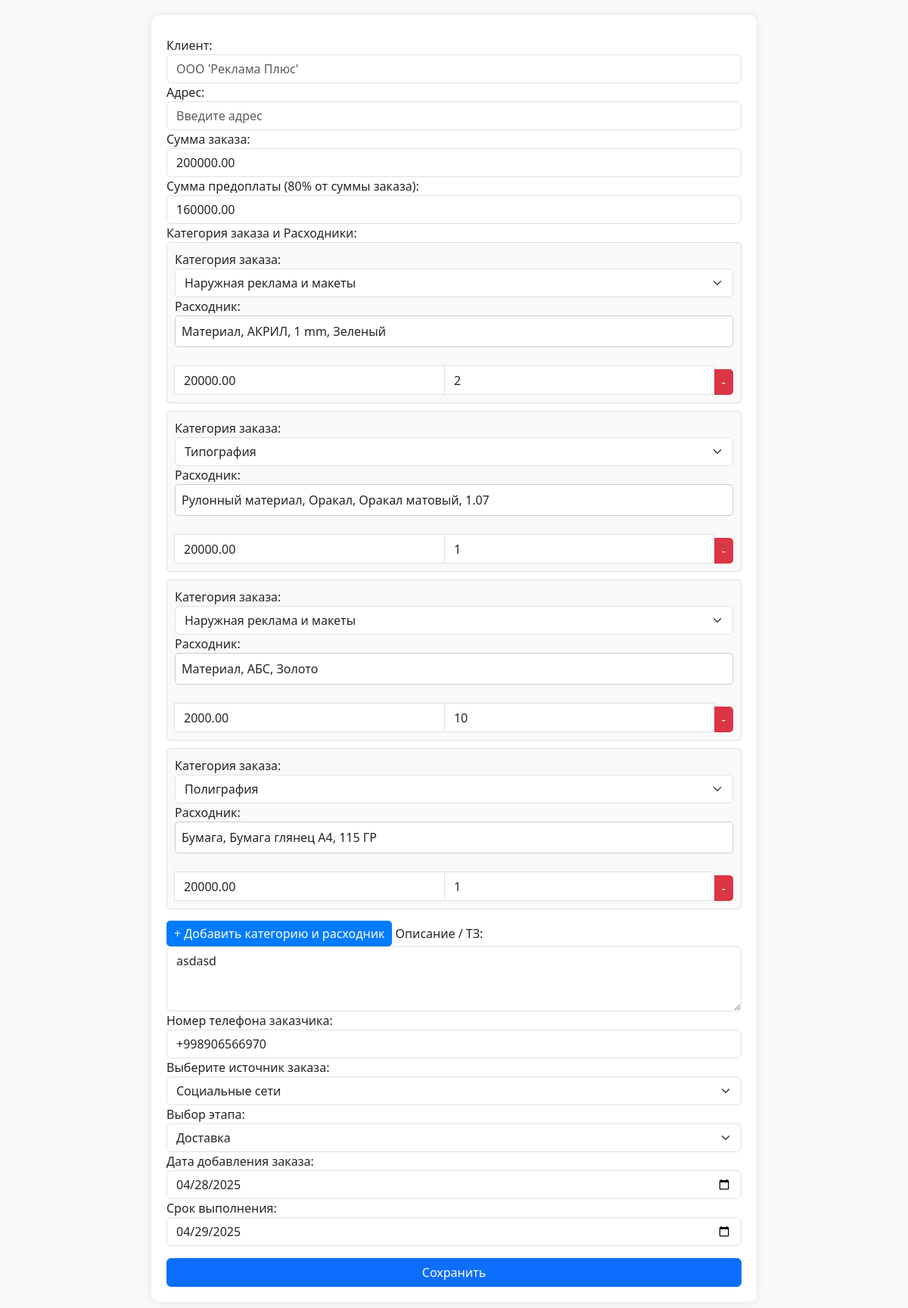
The app's page /order/33 (signed in), older data.
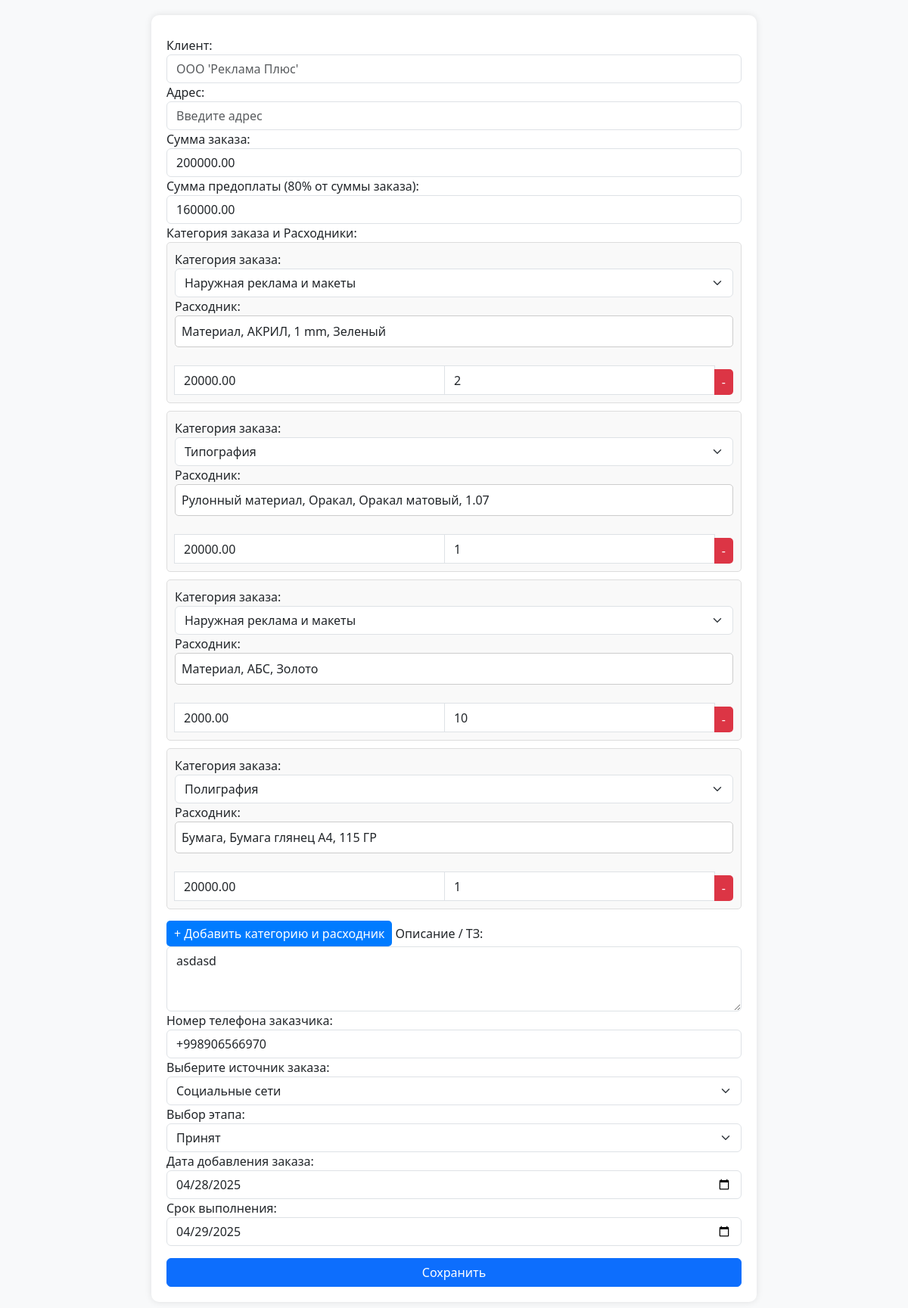
The same page, newer data.
### backend/models.py (models this page shows, shortened)
class Orders(models.Model):
    Stage_CHOICES = [
        ("marketing", "Соц. маркетинг"),
        ("call_center", "Колл-центр"),
        ("manager", "Менеджер"),
        ("design", "Проектирование"),
        ("technologist", "Технолог"),
        ("manager_2", "Менеджер_2"),
        ("accounting", "Бухгалтерия"),
        ("warehouse", "Склад"),
        ("manufacturing", "Производство"),
        ("assembly_stage", "Сборка"),
        ("accounting_2", "Бухгалтерия_2"),
        ("delivery", "Доставка"),
        ("installation", "Установка"),
        ("quality_control", "Контроль качества"),
        ("finished", "Завершён"),
        ("archive", "Архив"),
    ]
    Stage_pod_CHOICES = [
        ("rezka", "Резка"),
        ("svarka", "Сварка"),
        ("fill", "Покраска"),
        ("print", "Печать"),
    ]
    order_sum=models.DecimalField(max_digits=10, decimal_places=2,default=0)
    order_predoplata=models.DecimalField(max_digits=10, decimal_places=2,default=0)
    description=models.TextField()
    phone=models.CharField(max_length=50)
    stage = models.CharField(max_length=20, choices=Stage_CHOICES)
    add_order=models.DateField()
    complete_order=models.DateField()
    rezka=models.BooleanField(default=False)
    svarka=models.BooleanField(default=False)
    fill=models.BooleanField(default=False)
    print=models.BooleanField(default=False)
    stage_pod=models.CharField(max_length=20, choices=Stage_pod_CHOICES,default="rezka")
    payment_data=models.DateField(null=True)
    complete_date=models.DateField(null=True)

### backend/views.py (the view, shortened to what this page needs)
# urls.py: path('order/<int:pk>',views.OrderDetail.as_view(),name='order_detail'),
class OrderDetail(LoginRequiredMixin,DetailView):
   model = Orders
   login_url = reverse_lazy('login')
   template_name = 'order_detail.html'
   context_object_name = 'item'

### backend/templates/order_detail.html (shortened to what this page needs)
{% load static %}
{% if request.user.profile.approve %}
<!DOCTYPE html>
<html lang="ru">
<head>
    <link href="https://cdn.jsdelivr.net/npm/bootstrap@5.3.0/dist/css/bootstrap.min.css" rel="stylesheet">
     <link rel="stylesheet" href="{% static 'css/main.css' %}">
</head>
<body>
    <div class="container">
        <form action="" method="POST" enctype="multipart/form-data">
            <label>Клиент:</label>
            <input type="text" class="form-control" placeholder="ООО 'Реклама Плюс'" value="{{item.client}}" name="client" required >
            <label>Адрес:</label>
            <input type="text" class="form-control" placeholder="Введите адрес"  value="{{item.adress}}" name="adress" required>
            <label>Сумма заказа:</label>
            <input type="number" class="form-control" placeholder="100" name="order_sum"  value="{{item.order_sum}}" id="order_sum" required>
            <label>Сумма предоплаты (80% от суммы заказа):</label>
            <input type="number" class="form-control" placeholder="80" readonly name="order_predoplata" value="{{item.order_predoplata}}" id="order_predoplata" required>
            <label>Категория заказа и Расходники:</label>
            <div class="category-container" id="categories-container">
            {% for i in item.consumables.all %}
                <div class="category-group">
                    <label>Категория заказа:</label>
                    <select class="form-select" name="catigories">
             <option value="Наружная реклама и макеты" {% if i.catigories == "Наружная реклама и макеты" %}selected{% endif %}>Наружная реклама и макеты</option>
    <option value="Типография" {% if i.catigories == "Типография" %}selected{% endif %}>Типография</option>
    <option value="Полиграфия" {% if i.catigories == "Полиграфия" %}selected{% endif %}>Полиграфия</option>
        </select>
                    <label>Расходник:</label>
                   <div class="input-group">
                <div class="custom-dropdown">
            <div class="selected" onclick="toggleDropdown(this)">{{i.add}}</div>
            <ul class="dropdown-options" id="dropdown-list"></ul><br>
        </div>
 <input type="number" class="form-control" placeholder="Стоимость" name="price"  value="{{i.price}}" required>
                        <input type="number" class="form-control" placeholder="Количество" name="quantity" min="1"  value="{{i.quantity}}" required>
  <button type="button" class="btn btn-remove" onclick="removeCategoryGroup(this)">-</button>
</div>
                </div>
                 {% endfor %}
            </div>
            <button type="button" class="btn-add" onclick="addCategoryGroup()" >+ Добавить категорию и расходник</button>
            <label>Описание / ТЗ:</label>
            <textarea class="form-control" rows="3" name="description"   required >{{item.description}}</textarea>
            <label>Номер телефона заказчика:</label>
            <input type="tel" class="form-control" placeholder="+79997777777"  value="{{item.phone}}" name="phone" required>
            <label>Выберите источник заказа:</label>
            <select class="form-select" name="social" required>
    <option value="social" {% if item.social == "social" %}selected{% endif %}>Социальные сети</option>
        </select>
            <label>Выбор этапа:</label>
            <select class="form-select" name="stage" required>
    <option value="accepted" {% if item.stage == "accepted" %}selected{% endif %}>Принят</option>
    <option value="delivery" {% if item.stage == "delivery" %}selected{% endif %}>Доставка</option>
</select>
            <label>Дата добавления заказа:</label>
           <input type="date" class="form-control" name="add_order" required value="{{ item.add_order|date:'Y-m-d' }}">
            <label>Срок выполнения:</label>
            <input type="date" class="form-control" name="complete_order" required value="{{item.complete_order|date:'Y-m-d'}}">
            <button type="submit" class="btn btn-primary w-100 mt-3">Сохранить</button>
        </form>
    </div>
</body>
</html>
{% else %}
{% include 'waiting.html' %}
{% endif %}

Row changes from the older to the newer data that the page shows:
changed Orders "asdasd": stage "Доставка" → "Принят"
